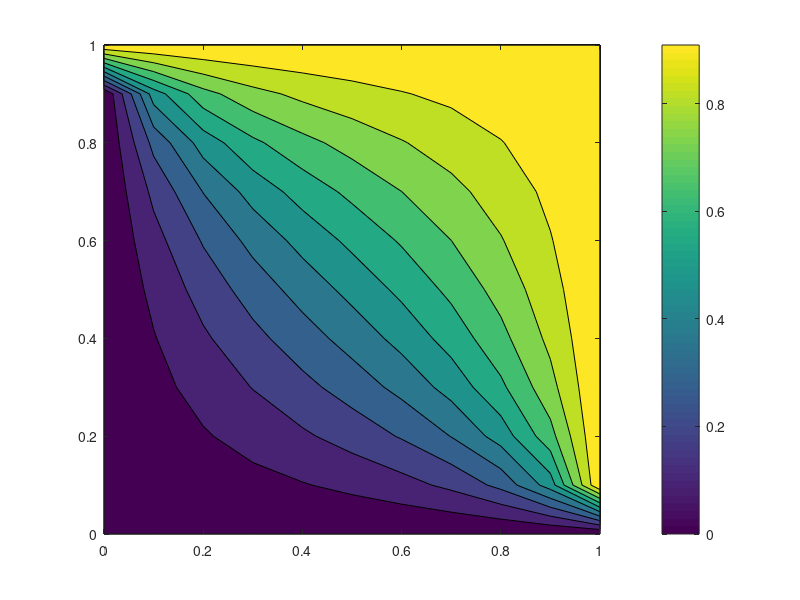
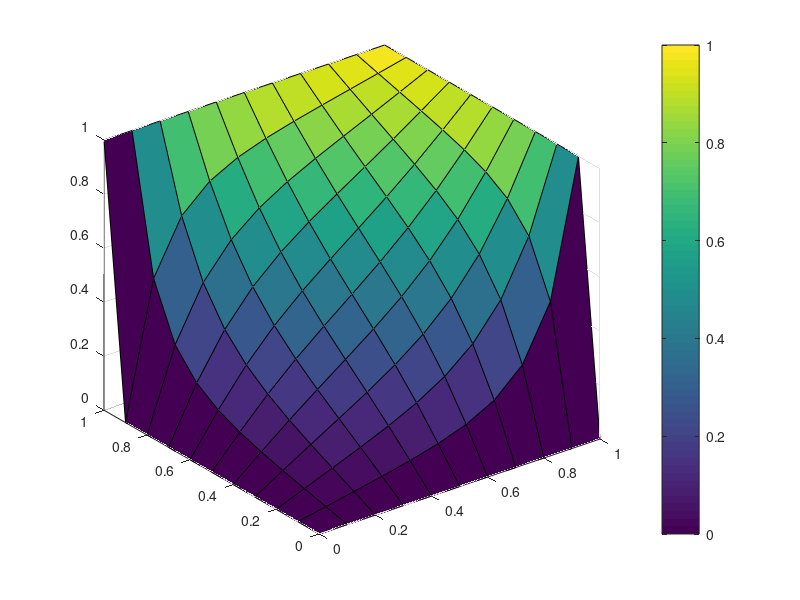

MATLAB code for these plots, in order:
clear
close all
clc

dx = 0.1;
dy = 0.1;
dt = 0.02;

x = 0:dx:1;
y = 0:dy:1;
t = 0:dt:0.2;

u = zeros(length(x), length(y), length(t));

%EQ: ∂u/∂t = ∂2u/∂x2 + ∂2u/∂y2
%IC: u(x, y, 0) = 0;
%BC1: u(0, y, t) = 0;
%BC2: u(1, y, t) = 1;
%BC3: u(x, 0, t) = 0;
%BC4: u(x, 1, t) = 1;

lamdaX = dt/dx^2;   % λx = dt/dx2
lamdaY = dt/dy^2;   % λy = dt/dy2

%% IC:
% u(any, any, 1) = 0
u(:, :, 1) = 0;

%% id making
% since AU = B, U is a column vector we need to reshape U and it's
% index to a vector but we need this id vector to bring them back
id = reshape(1:numel(u(:,:, 1)), length(x), length(y));
%%
for n = 1:length(t)-1
    A = zeros(length(x) * length(y));
    B = zeros(length(x) * length(y), 1);
    %% for X axis we calculate U = u(n+1/2)
    for i = 1:length(x)
        for j = 1:length(y)
            if i == 1 %BC1
                A(id(i, j), id(i, j)) = 1;
                B(id(i, j)) = 0;
            elseif i == length(x)   %BC2
                A(id(i, j), id(i, j)) = 1;
                B(id(i, j)) = 1;
            elseif j == 1 %BC3
                if i > 1 && i < length(x)
                    A(id(i, j), id(i, j)) = 1;
                    B(id(i, j)) = 0;
                end
            elseif j == length(y) %BC4
                if i > 1 && i < length(x)
                    A(id(i, j), id(i, j)) = 1;
                    B(id(i, j)) = 1;
                end
            else
                %% Discreted EQ.
                % u(i, j, n) = λx * u(i+1, j, n+1) + λx * u(i-1, j, n+1) +
                % λy * u(i, j+1, n+1) + λy * u(i, j-1, n+1) +
                % (1 - 2 * λx - 2 * λy) * u(i,j,n+1)
                A(id(i, j), [id(i+1, j) id(i-1, j)]) = -0.5*lamdaX;
                A(id(i, j), id(i, j)) = 1 + lamdaX;
                B(id(i, j)) = 0.5 * lamdaY * (u(i, j+1, n) + ...
                    u(i, j-1, n)) + (1 - lamdaY) * u(i, j, n);
            end
        end
    end
    U = A\B;
    U = reshape(U, length(x), length(y));
    A = zeros(length(x) * length(y));
    B = zeros(length(x) * length(y), 1);
    %% for Y axis we calculate U = u(n+1)
    for i = 1:length(x)
        for j = 1:length(y)
            if i == 1 %BC1
                A(id(i, j), id(i, j)) = 1;
                B(id(i, j)) = 0;
            elseif i == length(x)   %BC2
                A(id(i, j), id(i, j)) = 1;
                B(id(i, j)) = 1;
            elseif j == 1 %BC3
                if i > 1 && i < length(x)
                    A(id(i, j), id(i, j)) = 1;
                    B(id(i, j)) = 0;
                end
            elseif j == length(y) %BC4
                if i > 1 && i < length(x)
                    A(id(i, j), id(i, j)) = 1;
                    B(id(i, j)) = 1;
                end
            else
                %% Discreted EQ.
                % u(i, j, n) = λx * u(i+1, j, n+1) + λx * u(i-1, j, n+1) +
                % λy * u(i, j+1, n+1) + λy * u(i, j-1, n+1) +
                % (1 - 2 * λx - 2 * λy) * u(i,j,n+1)
                A(id(i, j), [id(i, j+1) id(i, j-1)]) = -0.5*lamdaY;
                A(id(i, j), id(i, j)) = 1 + lamdaY;
                B(id(i, j)) = 0.5 * lamdaX * (U(i+1, j) + ...
                    U(i-1, j)) + (1 - lamdaX) * U(i, j);
            end
        end
    end
    U = A\B;
    U = reshape(U, length(x), length(y));
    u(:, :, n+1) = U;
    contourf(x, y, u(:, :, n+1))
    colorbar
    pause(0.1)
end


figure
[X, Y] = meshgrid(x, y);
surf(X, Y, u(:, :, end))
colorbar

